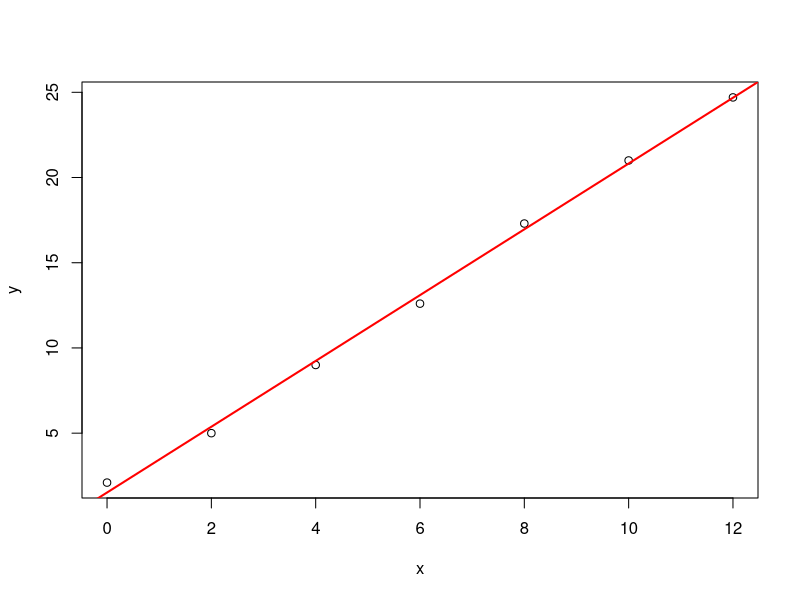

Recreate this plot in R.
## ---- chunk 1
knitr::opts_chunk$set(echo = TRUE)
library(dplyr)
library (data.table)
## ---- chunk 2
y = c(2.1, 5.0, 9.0, 12.6, 17.3, 21.0, 24.7)
x = c(0,2,4,6,8,10,12)
## ---- chunk 3
plot (x,y)
model = lm(y~x)
abline (model,col="red", lwd=2)
## ---- chunk 4
summary(model)
## ---- chunk 5
yhat = 1.9304*x + 1.5179
sqrt(sum((y-yhat)**2)/5)/sqrt(112)

